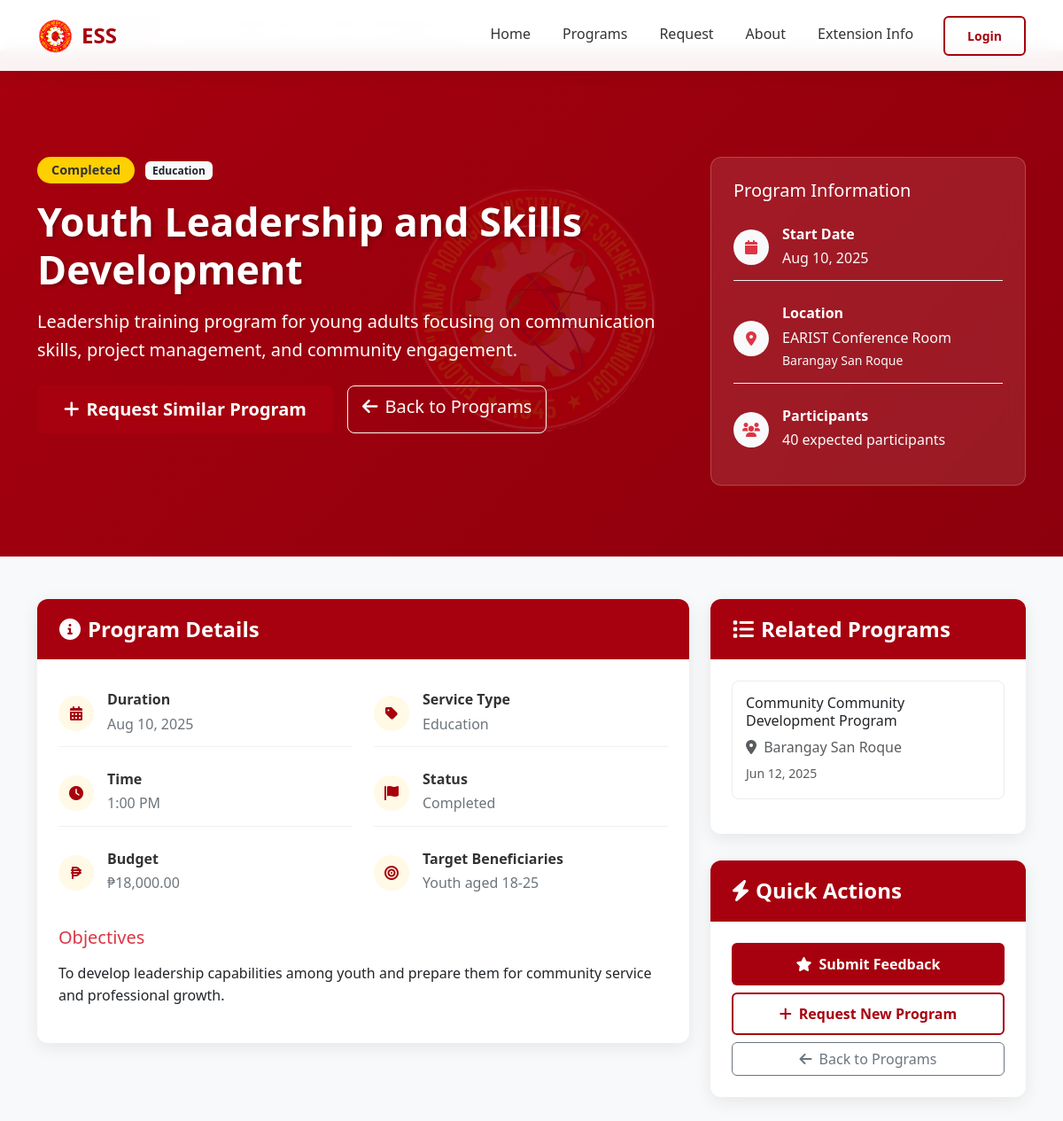
Screenshot of /public-view/program-detail.php?id=4 with the database file from the repository.
### tables this page shows
CREATE TABLE `programs` (
  `program_id` int(11) NOT NULL,
  `title` varchar(255) NOT NULL,
  `description` text DEFAULT NULL,
  `objectives` text DEFAULT NULL,
  `type_of_service` enum('Health','Education','Agriculture','Technology','Environment','Social Services','Skills Training') NOT NULL,
  `target_beneficiaries` text DEFAULT NULL,
  `location` varchar(255) NOT NULL,
  `barangay` varchar(100) DEFAULT NULL,
  `date_start` date NOT NULL,
  `date_end` date DEFAULT NULL,
  `time_start` time NOT NULL,
  `time_end` time DEFAULT NULL,
  `expected_participants` int(11) NOT NULL DEFAULT 0,
  `actual_participants` int(11) DEFAULT 0,
  `budget_allocated` decimal(12,2) NOT NULL DEFAULT 0.00,
  `budget_used` decimal(12,2) DEFAULT 0.00,
  `status` enum('Planned','Ongoing','Completed','Cancelled') NOT NULL DEFAULT 'Planned',
  `approval_status` enum('Pending','Approved','Rejected') NOT NULL DEFAULT 'Approved',
  `created_by` int(11) NOT NULL,
  `created_at` timestamp NOT NULL DEFAULT current_timestamp(),
  `updated_at` timestamp NOT NULL DEFAULT current_timestamp() ON UPDATE current_timestamp()
);

### public-view/program-detail.php (the view, shortened to what the rows shown need)
<?php
require_once '../config.php';
$program_id = isset($_GET['id']) ? (int)$_GET['id'] : 0;
$program = $db->fetch("SELECT * FROM programs WHERE program_id = ? AND approval_status = 'Approved'", [$program_id]);
$related_programs = $db->fetchAll("SELECT * FROM programs
                                  WHERE type_of_service = ? AND program_id != ? AND approval_status = 'Approved'
                                  ORDER BY date_start DESC LIMIT 3",
                                  [$program['type_of_service'], $program_id]);
$program['status'] = $program['status'] ?? 'Planned';
$program['type_of_service'] = $program['type_of_service'] ?? 'Extension';
$program['objectives'] = $program['objectives'] ?? '';
$program['target_beneficiaries'] = $program['target_beneficiaries'] ?? '';
$current_date = date('Y-m-d');
$start_date = $program['date_start'];
$end_date = $program['date_end'] ?? $start_date;
if ($start_date > $current_date) {
    $program['status'] = 'Upcoming';
} elseif ($end_date < $current_date) {
    $program['status'] = 'Completed';
} elseif ($start_date <= $current_date && $end_date >= $current_date) {
    $program['status'] = 'Ongoing';
}
?>
<!DOCTYPE html>
<html lang="en">
<head>
    <link href="https://cdnjs.cloudflare.com/ajax/libs/font-awesome/6.0.0/css/all.min.css" rel="stylesheet">
    <link href="https://cdnjs.cloudflare.com/ajax/libs/bootstrap/5.3.0/css/bootstrap.min.css" rel="stylesheet">
</head>
<body>
    <section class="program-hero">
        <div class="container">
            <div class="row">
                <div class="col-lg-8 program-hero-content">
                    <div class="mb-3">
                        <span class="badge status-badge status-<?= strtolower($program['status']) ?>">
                            <?= htmlspecialchars($program['status']) ?>
                        </span>
                        <span class="badge bg-light text-dark ms-2">
                            <?= htmlspecialchars($program['type_of_service']) ?>
                        </span>
                    </div>
                    <h1 class="program-title"><?= htmlspecialchars($program['title']) ?></h1>
                    <p class="lead mb-4"><?= htmlspecialchars($program['description']) ?></p>
                    <div class="d-flex flex-wrap gap-3">
                        <a href="public_homepage.php#request" class="btn btn-earist btn-lg">
                        </a>
                        <a href="public_homepage.php#programs" class="btn btn-outline-light btn-lg">
                        </a>
                    </div>
                </div>
                <div class="col-lg-4">
                    <div class="program-meta">
                        <div class="info-item">
                            <div class="info-content">
                                <h6 class="text-white">Start Date</h6>
                                <p class="text-light"><?= formatDate($program['date_start']) ?></p>
                            </div>
                        </div>
                        <div class="info-item">
                            <div class="info-content">
                                <h6 class="text-white">Location</h6>
                                <p class="text-light"><?= htmlspecialchars($program['location']) ?></p>
                                <?php if (!empty($program['barangay'])): ?>
                                    <p class="text-light"><small><?= htmlspecialchars($program['barangay']) ?></small></p>
                                <?php endif; ?>
                            </div>
                        </div>
                        <div class="info-item">
                            <div class="info-content">
                                <h6 class="text-white">Participants</h6>
                                <p class="text-light">
                                    <?php if ($program['status'] === 'Completed' && $program['actual_participants']): ?>
                                        <?= number_format($program['actual_participants']) ?> actual participants
                                    <?php else: ?>
                                        <?= number_format($program['expected_participants']) ?> expected participants
                                    <?php endif; ?>
                                </p>
                            </div>
                        </div>
                    </div>
                </div>
            </div>
        </div>
    </section>
    <div class="container my-5">
        <div class="row">
            <div class="col-lg-8">
                <div class="content-card">
                    <div class="card-body p-4">
                        <div class="row">
                            <div class="col-md-6">
                                <div class="info-item">
                                    <div class="info-content">
                                        <h6>Duration</h6>
                                        <p>
                                            <?= formatDate($program['date_start']) ?>
                                        </p>
                                    </div>
                                </div>
                                <div class="info-item">
                                    <div class="info-content">
                                        <h6>Time</h6>
                                        <p>
                                            <?php if (!empty($program['time_start'])): ?>
                                                <?= date('g:i A', strtotime($program['time_start'])) ?>
                                            <?php else: ?>
                                                TBA
                                            <?php endif; ?>
                                        </p>
                                    </div>
                                </div>
                                <div class="info-item">
                                    <div class="info-content">
                                        <h6>Budget</h6>
                                        <p>
                                            <?php if (!empty($program['budget_allocated'])): ?>
                                                <?= formatCurrency($program['budget_allocated']) ?>
                                            <?php else: ?>
                                                TBA
                                            <?php endif; ?>
                                        </p>
                                    </div>
                                </div>
                            </div>
                            <div class="col-md-6">
                                <div class="info-item">
                                    <div class="info-content">
                                        <h6>Service Type</h6>
                                        <p><?= htmlspecialchars($program['type_of_service']) ?></p>
                                    </div>
                                </div>
                                <div class="info-item">
                                    <div class="info-content">
                                        <h6>Status</h6>
                                        <p><?= htmlspecialchars($program['status']) ?></p>
                                    </div>
                                </div>
                                <?php if (!empty($program['target_beneficiaries'])): ?>
                                <div class="info-item">
                                    <div class="info-icon">
                                        <i class="fas fa-bullseye"></i>
                                    </div>
                                    <div class="info-content">
                                        <h6>Target Beneficiaries</h6>
                                        <p><?= htmlspecialchars($program['target_beneficiaries']) ?></p>
                                    </div>
                                </div>
                                <?php endif; ?>
                            </div>
                        </div>
                        <?php if (!empty($program['objectives'])): ?>
                        <div class="mt-4">
                            <h5 class="text-danger mb-3">Objectives</h5>
                            <p><?= nl2br(htmlspecialchars($program['objectives'])) ?></p>
                        </div>
                        <?php endif; ?>
                    </div>
                </div>
            </div>
            <div class="col-lg-4">
                <?php if (!empty($related_programs)): ?>
                <div class="content-card">
                    <div class="card-body p-4">
                        <?php foreach ($related_programs as $related): ?>
                        <a href="program-detail.php?id=<?= $related['program_id'] ?>" class="related-program">
                            <h6 class="mb-2"><?= htmlspecialchars($related['title']) ?></h6>
                            <p class="mb-1 text-muted">
                                <i class="fas fa-map-marker-alt me-1"></i>
                                <?= htmlspecialchars($related['location']) ?>
                            </p>
                            <small class="text-muted"><?= formatDate($related['date_start']) ?></small>
                        </a>
                        <?php endforeach; ?>
                    </div>
                </div>
                <?php endif; ?>
            </div>
        </div>
    </div>
</body>
</html>

### rows the page displays
programs: status "Completed", type_of_service "Education", title "Youth Leadership and Skills Development", description "Leadership training program for young adults focusing on communication skills, project management, and community engagement.", date_start "Aug 10, 2025", location "EARIST Conference Room", barangay "Barangay San Roque", expected_participants "40", time_start "1:00 PM", budget_allocated "₱18,000.00", target_beneficiaries "Youth aged 18-25", objectives "To develop leadership capabilities among youth and prepare them for community service and professional growth."
programs: title "Community Community Development Program", location "Barangay San Roque", date_start "Jun 12, 2025"

### other values shown
SYSTEM_ABBR "ESS"
